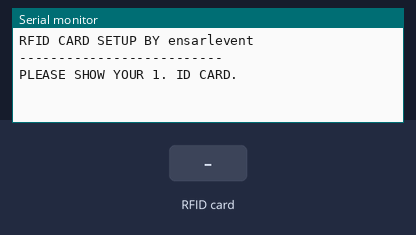
The sketch below on a simulated Arduino Nano, built with avr-gcc and run on an emulated ATmega328P. Shown: the last lines printed to the serial monitor. The inputs (shaded band) are chosen by the test bench. EEPROM starts erased.

Above: at 0.9 s.
1.0 s: RFID card 5E 7A 19 C4 held to the reader
At 1.9 s:
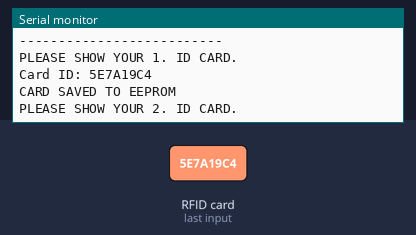
2.5 s: RFID card 5E 7A 19 C4 held to the reader
At 3.1 s:
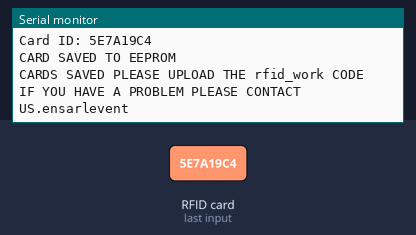

Measured:
- after the input at 1.0 s, the serial monitor: prints a new line at once (image 1)
- after the input at 2.5 s, the serial monitor: prints a new line after 0.07 s (image 2)

The sketch:

rfid_kurulum.ino
```cpp
/****************************************************************
 * THIS PROJECT BELONG TO ENSAR LEVENT.
 * YOU CAN GET OTHER PROJECTS FROM INSTRUCTABLES
 * https://www.instructables.com/member/ensarlevent/instructables/

Tested with SparkFun Arduino Nano
****************************************************************/
#include <SPI.h>
#include <MFRC522.h>
#include <EEPROM.h>

#define RST_PIN 9
#define SS_PIN 10

byte readCard[4];
int successRead;

MFRC522 mfrc522(SS_PIN, RST_PIN);

MFRC522::MIFARE_Key key;

void setup()
{
  Serial.begin(9600);
  SPI.begin();
  mfrc522.PCD_Init();
  Serial.println("RFID CARD SETUP BY ensarlevent");
  Serial.println("--------------------------");
  Serial.println("PLEASE SHOW YOUR 1. ID CARD.");
  Serial.println();
  do {
    successRead = getID();
  }
  while (!successRead);
  for ( int i = 0; i < mfrc522.uid.size; i++ )
  {
    EEPROM.write(i, readCard[i] );
  }
  Serial.println("CARD SAVED TO EEPROM");
  Serial.println();
  Serial.println("PLEASE SHOW YOUR 2. ID CARD.");
  Serial.println();
  do {
    successRead = getID();
  }
  while (!successRead);
  for ( int i = 0; i < mfrc522.uid.size; i++ )
  {
    EEPROM.write(i + 4, readCard[i] );
  }
  Serial.println("CARD SAVED TO EEPROM");
  Serial.println();
  Serial.println("CARDS SAVED PLEASE UPLOAD THE rfid_work CODE");
  Serial.println("IF YOU HAVE A PROBLEM PLEASE CONTACT US.ensarlevent");
}

void loop()
{
}

int getID() {
  if ( ! mfrc522.PICC_IsNewCardPresent()) {
    return 0;
  }
  if ( ! mfrc522.PICC_ReadCardSerial()) {
    return 0;
  }
  Serial.print("Card ID: ");

  for (int i = 0; i < mfrc522.uid.size; i++) {
    readCard[i] = mfrc522.uid.uidByte[i];
    Serial.print(readCard[i], HEX);
  }
  Serial.println("");
  mfrc522.PICC_HaltA();
  return 1;
}
```
